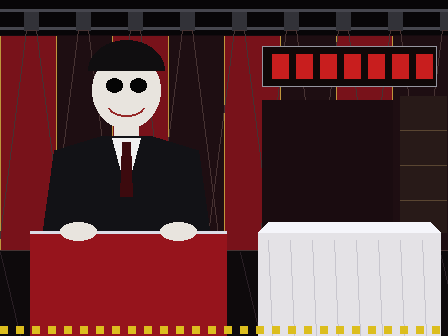

Generate this figure with Python:
"""망상홈쇼핑 방송 장면 구도 밑그림 448×336(브라운관 4:3). pixflux init_image용(11-09).
진행자 왼쪽 크게(머리~가슴, 단상이 아래 가림), 시연 테이블 오른쪽(윗면 y≈232, 상품 85도트 x 300~385), 맨 위 조명 트러스, 뒷벽 세트."""
from PIL import Image, ImageDraw
W,H=448,336
im=Image.new('RGB',(W,H),(20,10,14)); d=ImageDraw.Draw(im)
# 뒷벽: 빨강·검정 판, 금테
for i,x in enumerate(range(0,W,56)):
    d.rectangle([x,36,x+55,250],fill=(120,18,26) if i%2==0 else (30,14,18)); d.line([x,36,x,250],fill=(190,150,60))
d.rectangle([0,250,W,H],fill=(14,10,12))                         # 무대 바닥(검은 광택)
for x in range(0,W,40): d.line([x,252,x+20,H],fill=(40,30,36))
# 위 조명 트러스와 조명
d.rectangle([0,0,W,34],fill=(8,6,8)); d.line([0,10,W,10],fill=(70,70,78),width=3); d.line([0,28,W,28],fill=(70,70,78),width=3)
for x in range(24,W,52): d.rectangle([x,12,x+14,30],fill=(50,50,56)); d.polygon([(x+2,30),(x+12,30),(x+40,250),(x-26,250)],outline=(70,50,50))
# 오른쪽 위 매출 전광판(빨간 숫자 자리)
d.rectangle([262,46,436,86],fill=(16,8,8),outline=(150,150,160)); [d.rectangle([272+i*24,54,288+i*24,78],fill=(200,30,30)) for i in range(7)]
# 오른쪽 벽 아래: 소품 선반(상품 뒤는 어둡게 비움)
d.rectangle([400,96,446,232],fill=(40,26,24)); [d.line([400,y,446,y],fill=(90,70,50)) for y in (130,165,200)]
d.rectangle([262,100,392,228],fill=(26,12,16))                   # 상품 뒤 어두운 벽(상품이 뜨게)
# 진행자: 머리~가슴(검은 정장·흰 얼굴), 가로 40~210
d.ellipse([92,52,160,128],fill=(232,228,222))                    # 얼굴
d.pieslice([88,40,164,100],180,360,fill=(16,14,16))              # 머리칼
d.ellipse([106,78,122,92],fill=(5,5,5)); d.ellipse([130,78,146,92],fill=(5,5,5))   # 큰 검은 눈
d.arc([108,96,144,116],10,170,fill=(150,40,40),width=2)          # 입 다문 미소
d.rectangle([114,126,138,140],fill=(232,228,222))                # 목
d.polygon([(40,250),(54,150),(100,136),(152,136),(198,150),(212,250)],fill=(18,18,22))   # 정장 어깨~가슴
d.polygon([(112,138),(140,138),(126,190)],fill=(240,240,240)); d.polygon([(122,142),(130,142),(132,196),(120,196)],fill=(60,10,14))  # 셔츠·넥타이
# 단상(빨강 광택, 크롬 테) 진행자 아래를 가림
d.rectangle([30,232,226,336],fill=(150,20,28)); d.line([30,232,226,232],fill=(220,220,230),width=3)
d.ellipse([60,222,96,240],fill=(232,228,222)); d.ellipse([160,222,196,240],fill=(232,228,222))   # 단상 위 두 손
# 시연 테이블: 흰 천, 윗면 비움
d.rectangle([258,232,440,336],fill=(228,226,230)); d.polygon([(258,232),(440,232),(430,222),(268,222)],fill=(245,245,250))
for x in range(268,440,22): d.line([x,240,x+4,336],fill=(200,198,206))
# 왼쪽 아래 노랑·검정 바닥 테이프 앞쪽
for x in range(0,W,16): d.rectangle([x,326,x+7,333],fill=(220,190,30))
im.save('sketch_ds_studio_v3.png')
